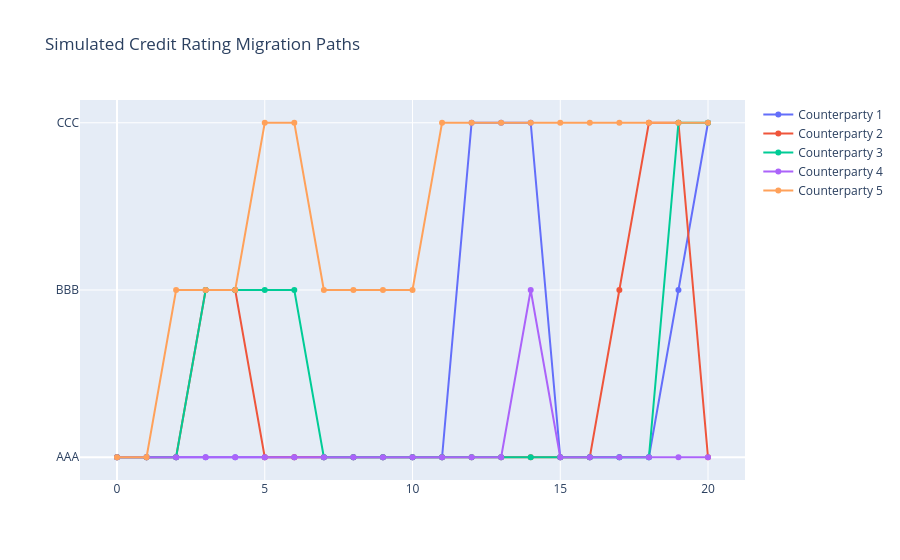
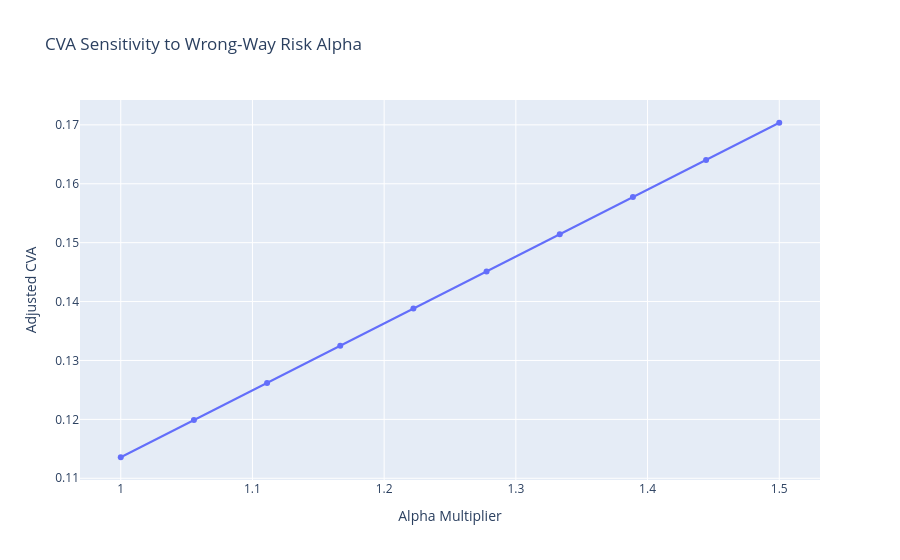

Notebook code for these charts, in order:
### Markdown cell above
## 5. Credit Risk: WWR, CVA & Migration
Credit Value Adjustment (CVA) prices the risk of counterparty default, with Wrong-Way Risk (WWR) specifically modeling the dangerous correlation between exposure and credit quality. Rating Migration simulations then track the stochastic evolution of credit ratings to estimate potential losses from credit downgrades over time.

### Code cell
from credit_risk.counterparty import RatingMigrationEngine, CounterpartyRiskEngine

# Rating Migration paths
tm = np.array([[0.9, 0.08, 0.02], [0.1, 0.8, 0.1], [0.05, 0.15, 0.8]])
mig_eng = RatingMigrationEngine(tm)
n_paths = 5
fig_mig = go.Figure()
for i in range(n_paths):
    path = mig_eng.simulate_migration(0, 20)
    fig_mig.add_trace(go.Scatter(y=path, mode='lines+markers', name=f'Counterparty {i+1}'))
fig_mig.update_layout(title='Simulated Credit Rating Migration Paths', yaxis=dict(tickvals=[0, 1, 2], ticktext=['AAA', 'BBB', 'CCC']))
fig_mig.show()

# WWR Impact
t_grid = np.linspace(0, 1, 10)
cpty = CounterpartyRiskEngine(t_grid)
cpty.set_portfolio_paths(np.random.normal(0, 10, (100, 10)))
pd_curv = np.linspace(0, 0.05, 10)
alphas = np.linspace(1.0, 1.5, 10)
wwr_cvas = [cpty.calculate_cva_wwr(0.4, pd_curv, a) for a in alphas]

fig_wwr = go.Figure()
fig_wwr.add_trace(go.Scatter(x=alphas, y=wwr_cvas))
fig_wwr.update_layout(title='CVA Sensitivity to Wrong-Way Risk Alpha', xaxis_title='Alpha Multiplier', yaxis_title='Adjusted CVA')
fig_wwr.show()

### Figure 1 — Plotly figure (JSON) as saved in the notebook; plotly's stock layout.template omitted (floating-point values rounded to 4 significant figures)
{"data": [{"mode": "lines+markers", "name": "Counterparty 1", "type": "scatter", "y": [0, 0, 0, 0, 0, 0, 0, 0, 0, 0, 0, 0, 2, 2, 2, 0, 0, 0, 0, 1, 2]}, {"mode": "lines+markers", "name": "Counterparty 2", "type": "scatter", "y": [0, 0, 0, 1, 1, 0, 0, 0, 0, 0, 0, 0, 0, 0, 0, 0, 0, 1, 2, 2, 0]}, {"mode": "lines+markers", "name": "Counterparty 3", "type": "scatter", "y": [0, 0, 0, 1, 1, 1, 1, 0, 0, 0, 0, 0, 0, 0, 0, 0, 0, 0, 0, 2, 2]}, {"mode": "lines+markers", "name": "Counterparty 4", "type": "scatter", "y": [0, 0, 0, 0, 0, 0, 0, 0, 0, 0, 0, 0, 0, 0, 1, 0, 0, 0, 0, 0, 0]}, {"mode": "lines+markers", "name": "Counterparty 5", "type": "scatter", "y": [0, 0, 1, 1, 1, 2, 2, 1, 1, 1, 1, 2, 2, 2, 2, 2, 2, 2, 2, 2, 2]}], "layout": {"title": {"text": "Simulated Credit Rating Migration Paths"}, "yaxis": {"ticktext": ["AAA", "BBB", "CCC"], "tickvals": [0, 1, 2]}}}

### Figure 2 — Plotly figure (JSON) as saved in the notebook; plotly's stock layout.template omitted (floating-point values rounded to 4 significant figures)
{"data": [{"type": "scatter", "x": [1.0, 1.056, 1.111, 1.167, 1.222, 1.278, 1.333, 1.389, 1.444, 1.5], "y": [0.1136, 0.1199, 0.1262, 0.1325, 0.1388, 0.1451, 0.1514, 0.1577, 0.164, 0.1704]}], "layout": {"title": {"text": "CVA Sensitivity to Wrong-Way Risk Alpha"}, "xaxis": {"title": {"text": "Alpha Multiplier"}}, "yaxis": {"title": {"text": "Adjusted CVA"}}}}
